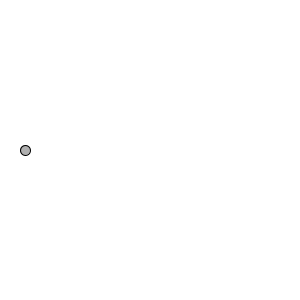
Frame 1 (no input)
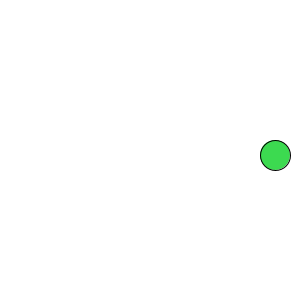
Frame 60 (the mouse pressed at the canvas centre just before this capture)
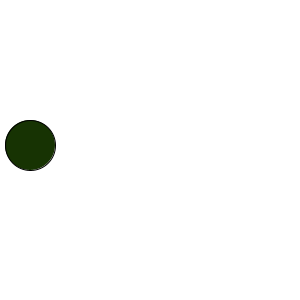
Frame 120 (the mouse held since frame 60 and released just before this capture)

The Processing sketch that drew these frames (run headless with seeded random() and noise(); from frame 60 on, the mouse is pressed at the canvas centre):

// Processing sketch: multiple_buttons
// ── multiple_buttons.pde
int circleX=25;
int circleY=150;
int stepX = 5;
int stepY = 5;
int diam = 10;
void setup()
{
  size(300, 300);
  stroke(0);
  fill(175);
  smooth();
}

void draw()
{
  background(255);
  ellipse (circleX, circleY, diam, diam);
  circleX=circleX+stepX;
  circleY=circleY+stepY;

  if (circleX>=300 || circleX<=0) 
  {
    stepX=stepX*-1;
    fill(random(0, 255), random(0, 255), random(0, 255));
    diam = diam + 10;
    circleX=circleX+stepX;
  }

  if (circleY>=300 || circleY<= 0)
  {
    stepY=stepY*-1;
    fill(random(0, 255), random(0, 255), random(0, 255));
    diam = diam + 10;
  }
}
